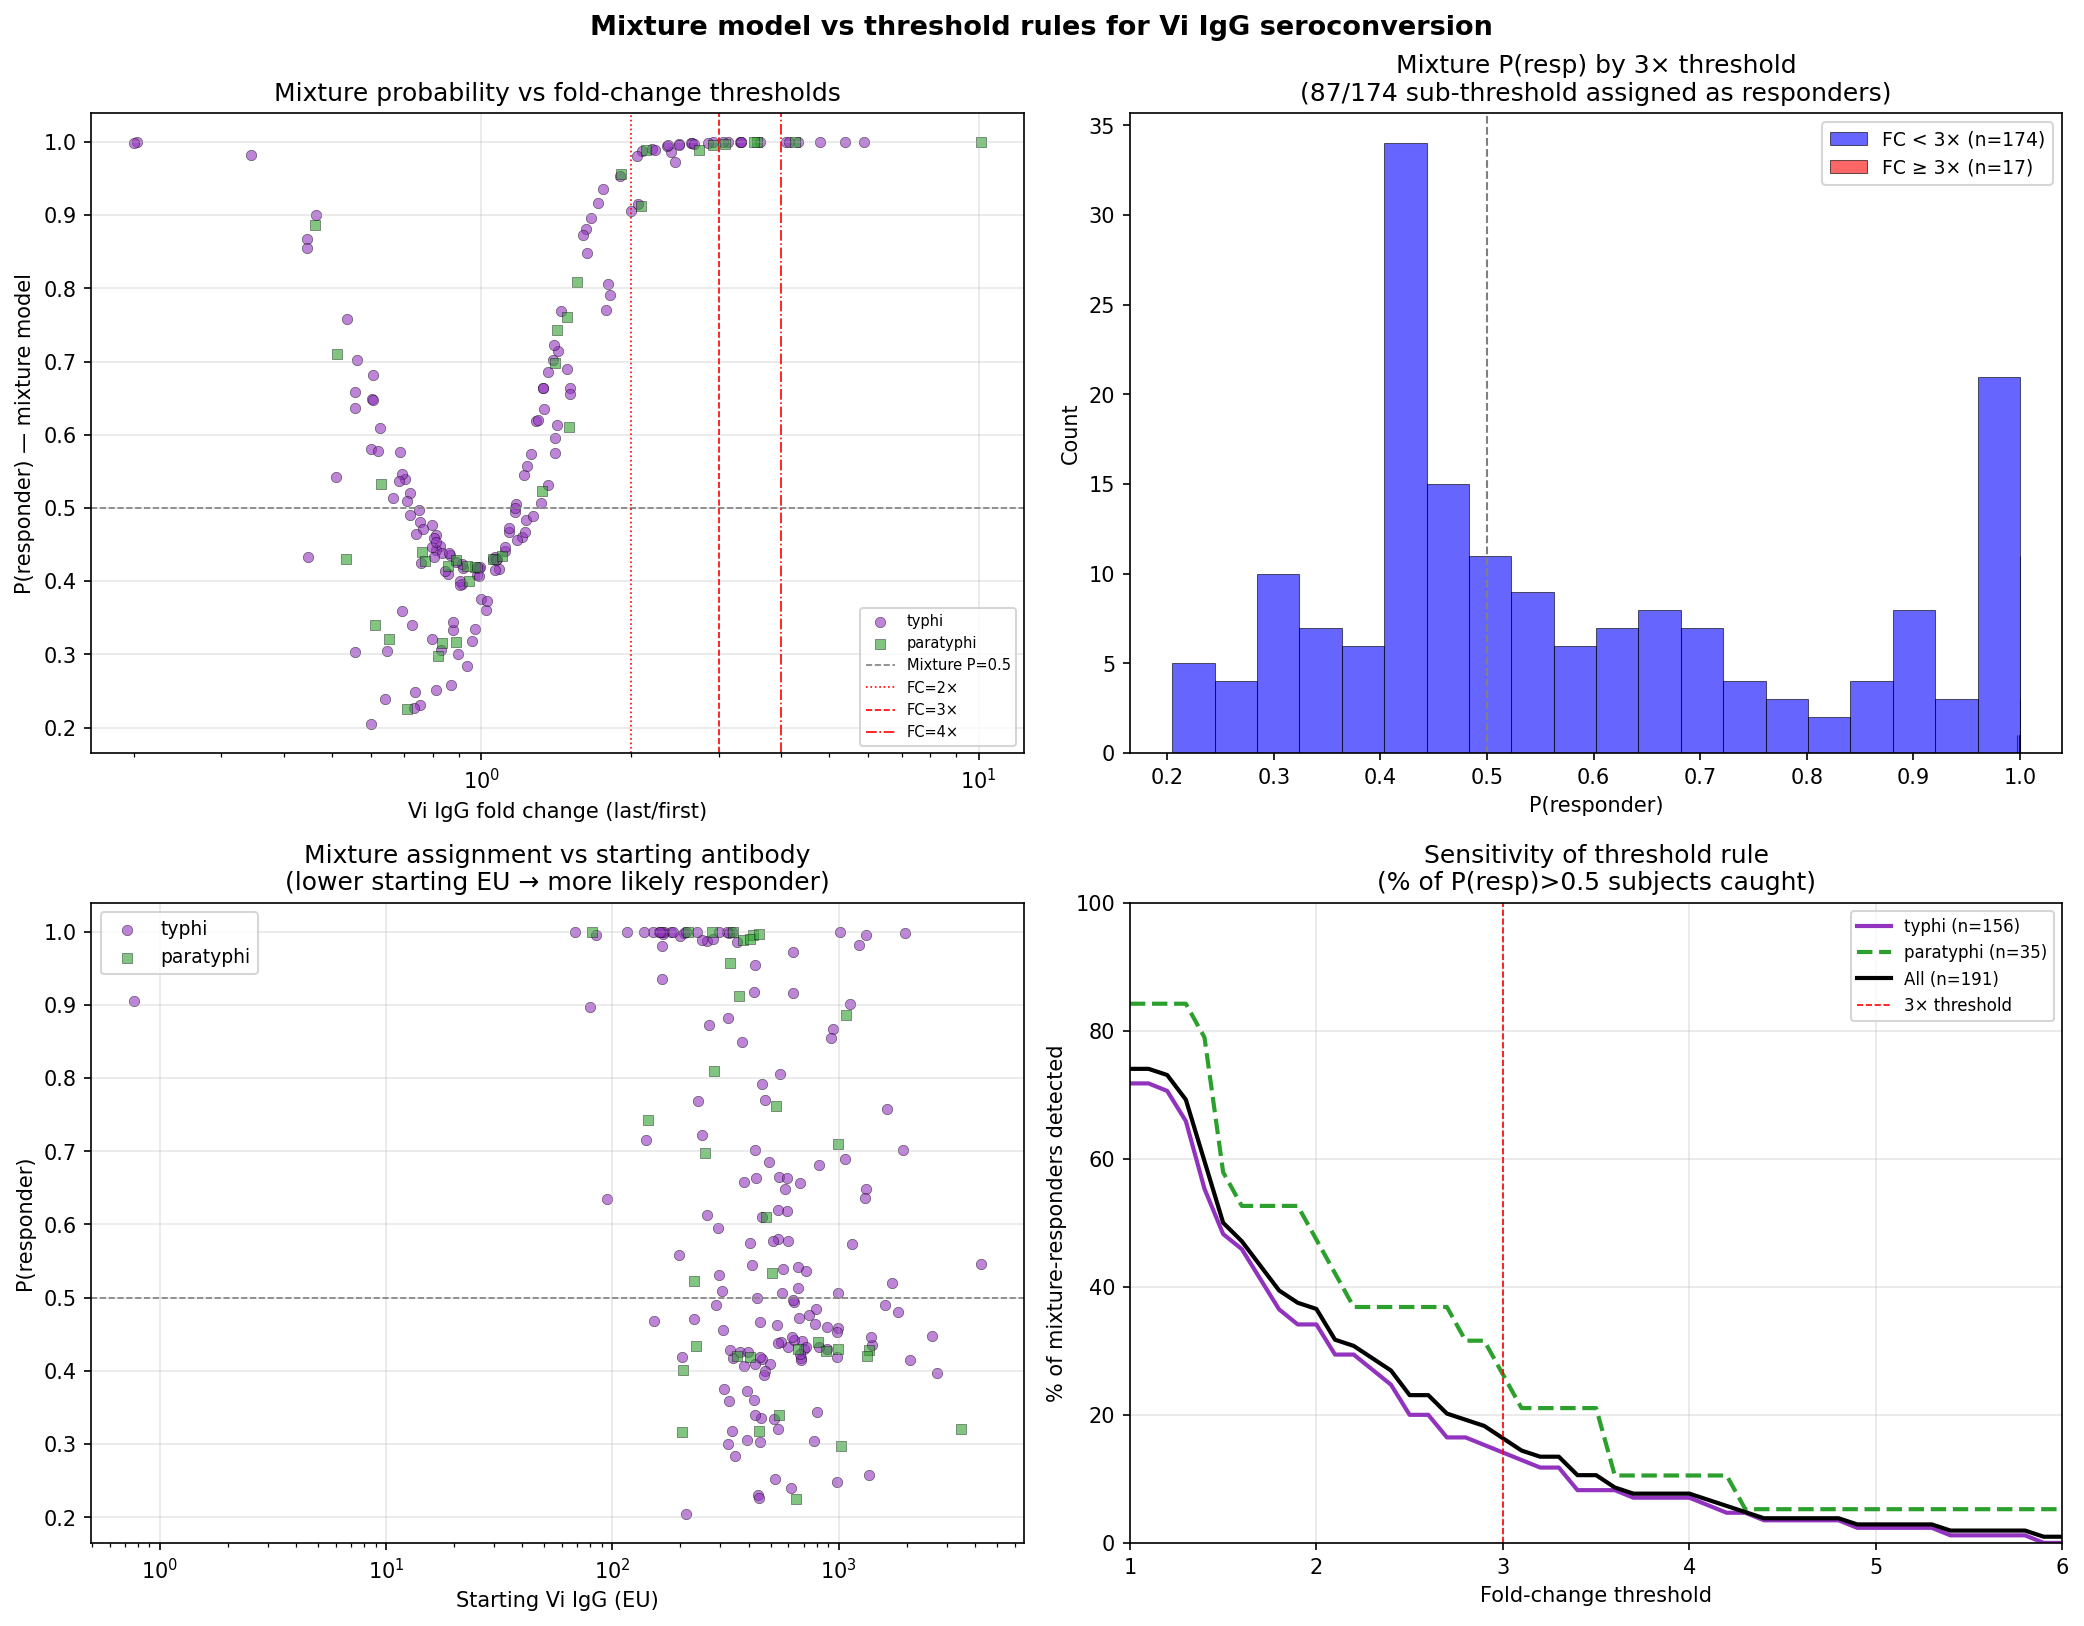

The Python source for this figure:
"""
09: Compare mixture-model P(responder) to fold-change threshold rules.

The mixture model (Step 4) gives a continuous probability of recent
Vi-boosting infection. Threshold rules (e.g., FC ≥ 3×) are the standard
seroincidence approach. They should imperfectly correlate, illustrating
the censoring limitations of hard thresholds.

Comparisons:
  1. Vi IgG fold change thresholds (2×, 3×, 4×)
  2. Aiemjoy multi-antigen reinfection rule (≥3× in ≥2 antigens at ≥3mo)
"""

import pandas as pd
import numpy as np
import matplotlib.pyplot as plt
from scipy import stats
from pathlib import Path
import sys

# Import Step 4 fitting from script 08
sys.path.insert(0, str(Path(__file__).parent))
from importlib import import_module
m08 = import_module("08_fold_change_mixture")

DATA_DIR = Path("metastudies/waning_after_infection/Aiemjoy2022_reanalysis/data")
OUT_DIR = Path("metastudies/waning_after_infection/Aiemjoy2022_reanalysis/reanalysis/mixture_eda")

# Import reinfection algo from script 07
sys.path.insert(0, str(Path("metastudies/waning_after_infection/Aiemjoy2022_reanalysis/reanalysis/reinf_obs")))
m07 = import_module("07_reinf_obs_investigation")


def main():
    # Load data and fit models
    df = m08.load_fold_change_data()
    x = df["log2_fc"].values
    t0 = df["t_start"].values
    t1 = df["t_end"].values

    p1 = m08.fit_two_gaussian(x)
    z = m08.tau_ratio_covariate(t0, t1)
    p4 = m08.fit_teunis_mixture(x, t0, t1, p1)

    df["p_resp"] = 1 - p4["p_noise"]
    df["fc"] = 2 ** df["log2_fc"]

    # Add serovar
    long = pd.read_csv(DATA_DIR / "vi_igg_long.csv")
    serovar_map = long.drop_duplicates("index_id").set_index("index_id")["serovar"]
    df["serovar"] = df["index_id"].map(serovar_map)

    # Apply Aiemjoy reinfection algo
    raw = pd.read_csv(DATA_DIR / "TypoidCaseData_github_09.30.21.csv")
    reinf = m07.apply_reinfection_algo(raw)
    df = df.merge(reinf[["index_id", "reinf_algo"]], on="index_id", how="left")

    # Vi IgG threshold classifications
    for thresh in [2, 3, 4]:
        df[f"vi_fc_ge_{thresh}x"] = df["fc"] >= thresh

    print(f"Subjects: {len(df)} ({(df['serovar']=='typhi').sum()} typhi, "
          f"{(df['serovar']=='paratyphi').sum()} paratyphi)")
    print()

    # Cross-tabs
    print("=" * 60)
    print("CROSS-TABS: P(responder) > 0.5 vs threshold rules")
    print("=" * 60)
    df["mixture_resp"] = df["p_resp"] > 0.5

    for rule_col, rule_name in [
        ("vi_fc_ge_2x", "Vi FC ≥ 2×"),
        ("vi_fc_ge_3x", "Vi FC ≥ 3×"),
        ("vi_fc_ge_4x", "Vi FC ≥ 4×"),
        ("reinf_algo", "Multi-antigen ≥3× in ≥2 Ag"),
    ]:
        ct = pd.crosstab(df["mixture_resp"].map({True: "Mixture+", False: "Mixture-"}),
                         df[rule_col].map({True: f"{rule_name}+", False: f"{rule_name}-"}),
                         margins=True)
        print(f"\n{rule_name}:")
        print(ct)
        # Agreement rate
        agree = ((df["mixture_resp"] == df[rule_col]).sum()) / len(df)
        print(f"  Agreement: {agree:.1%}")

    # By serovar
    print("\n" + "=" * 60)
    print("BY SEROVAR")
    print("=" * 60)
    for sv in ["typhi", "paratyphi"]:
        sub = df[df["serovar"] == sv]
        print(f"\n  {sv} (n={len(sub)}):")
        print(f"    Mixture P>0.5: {(sub['mixture_resp']).sum()} ({100*(sub['mixture_resp']).mean():.0f}%)")
        for thresh in [2, 3, 4]:
            n = sub[f"vi_fc_ge_{thresh}x"].sum()
            print(f"    Vi FC ≥ {thresh}×:   {n} ({100*n/len(sub):.0f}%)")
        n_reinf = sub["reinf_algo"].sum()
        print(f"    Multi-Ag rule:  {n_reinf} ({100*n_reinf/len(sub):.0f}%)")

    # =====================================================================
    # Figure
    # =====================================================================
    fig, axes = plt.subplots(2, 2, figsize=(14, 11))

    # Panel A: P(resp) vs Vi FC, colored by serovar
    ax = axes[0, 0]
    for sv, color, marker in [("typhi", "#9133be", "o"), ("paratyphi", "#2ca02c", "s")]:
        sub = df[df["serovar"] == sv]
        ax.scatter(sub["fc"], sub["p_resp"], c=color, s=25, alpha=0.6,
                   marker=marker, edgecolors="black", linewidths=0.3, label=sv)
    ax.axhline(0.5, color="gray", linestyle="--", linewidth=0.8, label="Mixture P=0.5")
    for thresh, ls in [(2, ":"), (3, "--"), (4, "-.")]:
        ax.axvline(thresh, color="red", linestyle=ls, linewidth=0.8, label=f"FC={thresh}×")
    ax.set_xscale("log")
    ax.set_xlabel("Vi IgG fold change (last/first)")
    ax.set_ylabel("P(responder) — mixture model")
    ax.set_title("Mixture probability vs fold-change thresholds")
    ax.legend(fontsize=7, loc="lower right")
    ax.grid(True, alpha=0.3)

    # Panel B: P(resp) distribution by threshold classification (3×)
    ax = axes[0, 1]
    above = df[df["vi_fc_ge_3x"]]["p_resp"]
    below = df[~df["vi_fc_ge_3x"]]["p_resp"]
    ax.hist(below, bins=20, alpha=0.6, color="blue", label=f"FC < 3× (n={len(below)})",
            edgecolor="black", linewidth=0.5)
    ax.hist(above, bins=20, alpha=0.6, color="red", label=f"FC ≥ 3× (n={len(above)})",
            edgecolor="black", linewidth=0.5)
    ax.axvline(0.5, color="gray", linestyle="--", linewidth=1)
    ax.set_xlabel("P(responder)")
    ax.set_ylabel("Count")
    ax.set_title("Mixture P(resp) by 3× threshold\n"
                 f"({len(below[below>0.5])}/{len(below)} sub-threshold assigned as responders)")
    ax.legend(fontsize=9)

    # Panel C: P(resp) vs starting EU, colored by serovar
    ax = axes[1, 0]
    for sv, color, marker in [("typhi", "#9133be", "o"), ("paratyphi", "#2ca02c", "s")]:
        sub = df[df["serovar"] == sv]
        ax.scatter(sub["eu_start"], sub["p_resp"], c=color, s=25, alpha=0.6,
                   marker=marker, edgecolors="black", linewidths=0.3, label=sv)
    ax.axhline(0.5, color="gray", linestyle="--", linewidth=0.8)
    ax.set_xscale("log")
    ax.set_xlabel("Starting Vi IgG (EU)")
    ax.set_ylabel("P(responder)")
    ax.set_title("Mixture assignment vs starting antibody\n(lower starting EU → more likely responder)")
    ax.legend(fontsize=9)
    ax.grid(True, alpha=0.3)

    # Panel D: Sensitivity analysis — what fraction detected at each threshold?
    ax = axes[1, 1]
    thresholds = np.arange(1.0, 6.1, 0.1)
    for sv, color, ls in [("typhi", "#9133be", "-"), ("paratyphi", "#2ca02c", "--"), (None, "black", "-")]:
        if sv is None:
            sub = df
            label = f"All (n={len(sub)})"
        else:
            sub = df[df["serovar"] == sv]
            label = f"{sv} (n={len(sub)})"
        # Fraction with P(resp) > 0.5 that would be caught by each threshold
        resp = sub[sub["p_resp"] > 0.5]
        if len(resp) > 0:
            fracs = [100 * (resp["fc"] >= t).mean() for t in thresholds]
            ax.plot(thresholds, fracs, color=color, linestyle=ls, linewidth=2, label=label)
    ax.set_xlabel("Fold-change threshold")
    ax.set_ylabel("% of mixture-responders detected")
    ax.set_title("Sensitivity of threshold rule\n(% of P(resp)>0.5 subjects caught)")
    ax.axvline(3, color="red", linestyle="--", linewidth=0.8, label="3× threshold")
    ax.legend(fontsize=8)
    ax.grid(True, alpha=0.3)
    ax.set_xlim(1, 6)
    ax.set_ylim(0, 100)

    fig.suptitle("Mixture model vs threshold rules for Vi IgG seroconversion",
                 fontsize=13, fontweight="bold")
    fig.tight_layout()
    fig.savefig(OUT_DIR / "09_threshold_vs_mixture.png", dpi=150, bbox_inches="tight")
    plt.close()
    print("\nSaved 09_threshold_vs_mixture.png")


if __name__ == "__main__":
    main()
